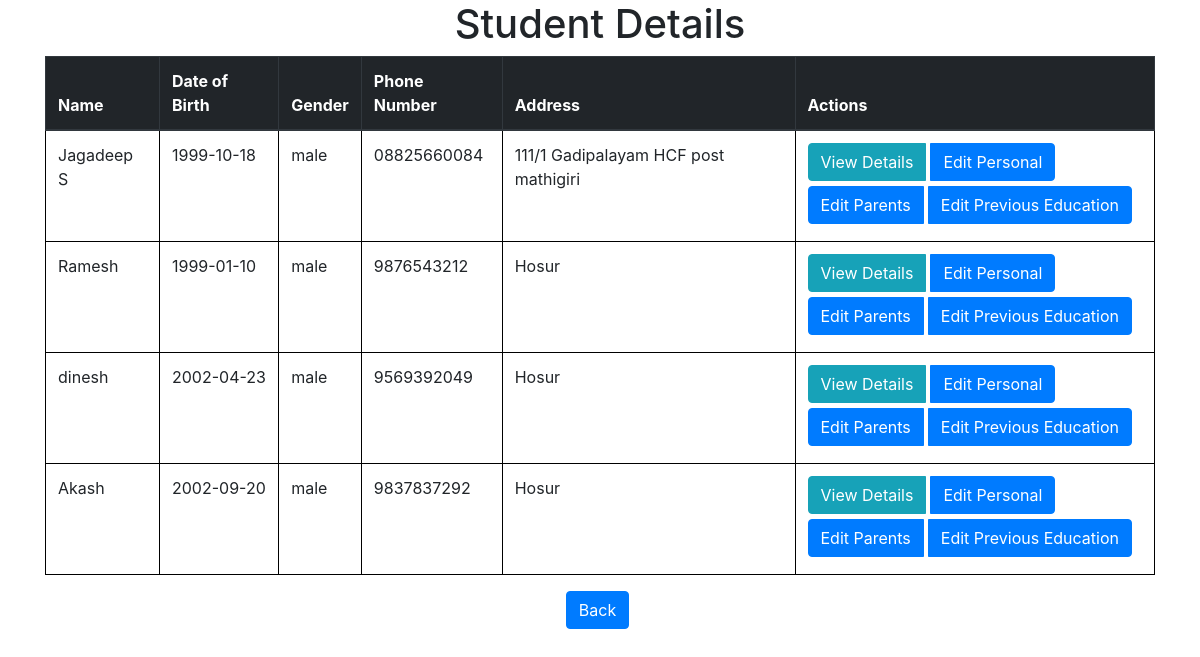
Screenshot of /studentdetails.php (signed in) with the database file from the repository.
### tables this page shows
CREATE TABLE `students` (
  `student_id` int(11) NOT NULL,
  `stu_name` varchar(255) NOT NULL,
  `dob` date DEFAULT NULL,
  `gender` varchar(10) DEFAULT NULL,
  `email` varchar(255) DEFAULT NULL,
  `phone` varchar(20) DEFAULT NULL,
  `address` varchar(255) DEFAULT NULL
);

### studentdetails.php (the view, shortened to what this page needs)
<!DOCTYPE html>
<html>
<head>
	<link rel="stylesheet" href="https://maxcdn.bootstrapcdn.com/bootstrap/4.0.0/css/bootstrap.min.css">
</head>
<body>
	<div class="container">
		<h1 class="text-center">Student Details</h1>
				<?php
			include_once 'dbconnect.php';
			$sql = "SELECT * FROM students";
			$result = mysqli_query($conn, $sql);
			if (mysqli_num_rows($result) > 0) { ?>
			<div class='table-responsive'>
				<table class='table'>
					<thead class='thead-dark'>
						<tr>
							<th>Name</th>
							<th>Date of Birth</th>
							<th>Gender</th>
							<th>Phone Number</th>
							<th>Address</th>
							<th class='action-col'>Actions</th>
						</tr>
					</thead>
					<?php while ($row = mysqli_fetch_assoc($result)) { ?>
					<tr>
						<td><?php echo $row['stu_name']; ?></td>
						<td><?php echo $row['dob']; ?></td>
						<td><?php echo $row['gender']; ?></td>
						<td><?php echo $row['phone']; ?></td>
						<td><?php echo $row['address']; ?></td>
						<td class='action-col'>
							<div class='btn-group' role='group'>
								<a href="viewdetails.php?student_id=<?php echo $row['student_id']; ?>" class='btn btn-info'>View Details</a>
								<a href="editpersonaldetails.php?student_id=<?php echo $row['student_id']; ?>" class='btn btn-primary'>Edit Personal</a>
							</div>
							<div class='btn-group' role='group'>
								<a href="editparentsdetails.php?student_id=<?php echo $row['student_id']; ?>" class='btn btn-primary'>Edit Parents</a>
								<a href="editeducationdetails.php?student_id=<?php echo $row['student_id']; ?>" class='btn btn-primary'>Edit Previous Education</a>
							</div>
						</td>
					</tr> <?php } ?>
				</table>
			</div>
		<div class='col-md-12 text-center'>
			<a href='index.php' class='btn btn-primary mb-2'>Back</a>
		</div>
		<?php if (mysqli_num_rows($result) == 0) { echo "No students found.";} } mysqli_close($conn); ?>
	</div>
</body>
</html>

### studentdetails.php (style rules this page uses)
table, th, td { border: 1px solid black; border-collapse: collapse; }
th, td { padding: 5px; text-align: left; }
a { margin-right : 5px; border-radius: 5px; }
.btn-group { margin-right: 5px; margin-bottom: 5px; }
.action-col { width: 100px; padding: 2px 8px; vertical-align: middle; }
* { scrollbar-width: none; -ms-overflow-style: none; }

### rows the page displays
students: stu_name "Jagadeep S", dob "1999-10-18", gender "male", phone "08825660084", address "111/1 Gadipalayam HCF post mathigiri"
students: stu_name "Ramesh", dob "1999-01-10", gender "male", phone "9876543212", address "Hosur"
students: stu_name "dinesh", dob "2002-04-23", gender "male", phone "9569392049", address "Hosur"
students: stu_name "Akash", dob "2002-09-20", gender "male", phone "9837837292", address "Hosur"
